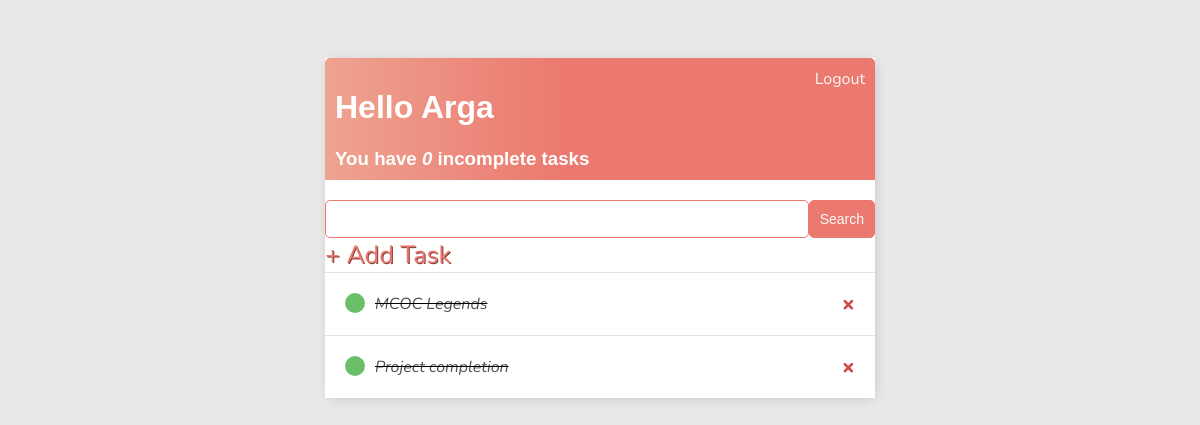
Page / (signed in) on the earlier database version.
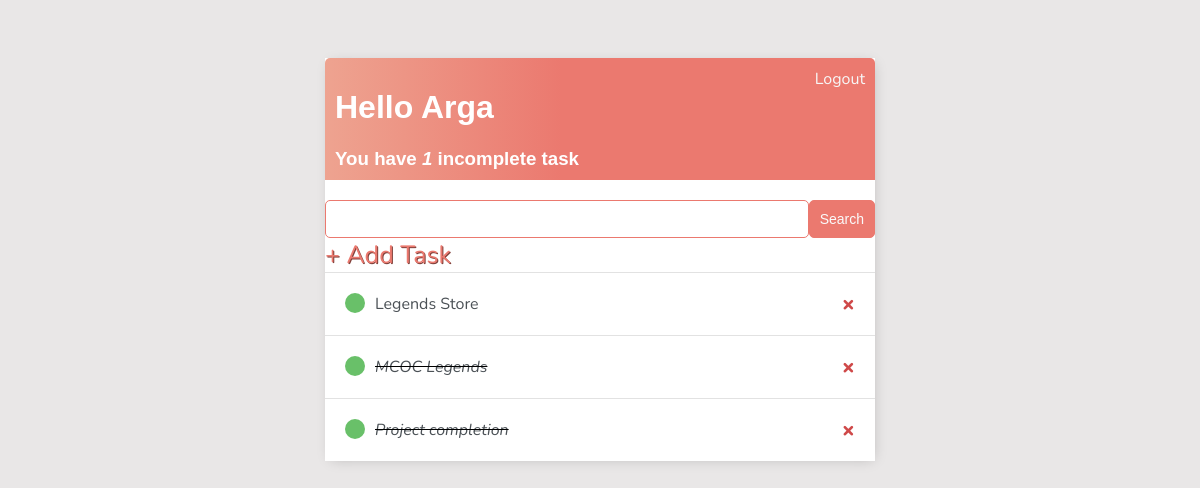
Same page on the later database version.
### base/models.py (models this page shows)
class Task(models.Model):
    user = models.ForeignKey(User, on_delete=models.CASCADE, null=True, blank=True)
    title = models.CharField(max_length=200)
    description = models.TextField(null=True, blank=True)
    complete = models.BooleanField(default=False)
    created = models.DateTimeField(auto_now_add=True)
    def __str__(self):
        return self.title
    class Meta:
        ordering = ['complete']

### base/views.py (the view)
# urls.py: path('', TaskList.as_view(), name='tasks'),
class TaskList(LoginRequiredMixin, ListView):
    model = Task
    context_object_name = 'tasks'
    def get_context_data(self, **kwargs):
        context = super().get_context_data(**kwargs)
        context['tasks'] = context['tasks'].filter(user=self.request.user)
        context['count'] = context['tasks'].filter(complete=False).count()
        search_input = self.request.GET.get('search-area') or ''
        if search_input:
            context['tasks'] = context['tasks'].filter(title__startswith=search_input)
        context['search_input'] = search_input
        return context

### base/templates/base/task_list.html
{% extends 'base/main.html'  %}
{% block content %}
<div class="header-bar">
  <div>
    <h1>Hello {{request.user|title}}</h1>
    <h3 style="margin: 0;">You have <i>{{count}}</i> incomplete task{{count|pluralize:"s"}}</h3>
  </div>
  {% if request.user.is_authenticated%}
    <a href="{% url 'logout' %}">Logout</a>
  {% else %}
    <a href="{% url 'login' %}">LogIn</a>
  {% endif %}
</div>
<div id="seach-add-wrapper">
  <form action="" method="GET" style="margin-top: 20px;display: flex;">
    <input type="text" name="search-area" value="{{search_input}}">
    <input class="button" type="submit" value="Search">
  </form>
  <a id ="add-link" href="{% url 'task-create' %}">&#x2b; Add Task</a>
</div>
<div class="task-items-wrapper">
  {% for task in tasks %}
      <div class="task-wrapper">
        {% if task.complete %}
          <div class="task-title">
            <div class="task-complete-icon">
            </div>
            <i><s><a href="{% url 'task-update' task.id %}">{{task}}</a></s></i>
          </div>
          <a class="delete-link" href="{% url 'task-delete' task.id %}">&#215;</a>
        {% else %}
        <div class="task-title">
          <div class="task-complete-icon">
          </div>
          <a href="{% url 'task-update' task.id %}">{{task}}</a>
        </div>
        <a class="delete-link" href="{% url 'task-delete' task.id %}">&#215;</a>
        {% endif %}
      </div>
  {% empty %}
    <h3>No items in list</h3>
  {% endfor %}
</div>
{% endblock content %}

Differences in the rows shown:
added Task: title "Legends Store"
Other differences:
{{ count }}: "0" → "1"
